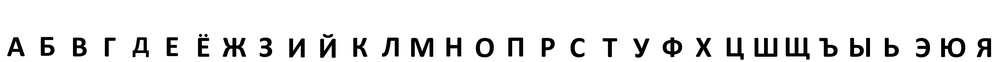
#> input picture pics/letters.png, 1000 x 62 px, shrunk from 3200 x 200 before the run, found by its file name
$ python split_letters.py
#> lines starting #> are read from the running program, lines starting #| are printed output that depends on the picture
# Разбиваем общий набор символов на отдельные
from PIL import Image

alphabet = 'АБВГДЕЁЖЗИЙКЛМНОПРСТУФХЦЧШЩЪЫЬЭЮЯ'
CELL_SIZE = 100
letters = Image.open('letters.png')
#> letters is the input picture: PIL image 1000x62 RGBA; mean R, G, B, A 42.7, 42.7, 42.7, 45.7

for y in range(3):
    ypos = CELL_SIZE * y
    for x in range(33):
        # print(f'{alphabet[x:x+1]}')
        xpos = CELL_SIZE * x
        box = (xpos, ypos, xpos + CELL_SIZE, ypos + CELL_SIZE)
        # Копируем область из первого изображения
        letter = letters.crop(box)
        letter.save(f'custom_emoji/{y}{alphabet[x:x+1]}.png')
#> this loop made 3 passes
#> pass 1, `letter.save(f'custom_emoji/{y}{alphabet[x:x+1]}.png')`:
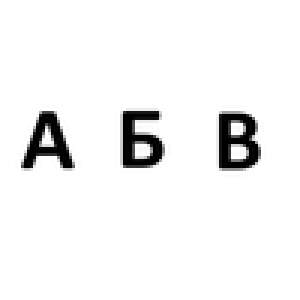
#> saved as 0А.png: PIL image 100x100 RGBA (shown 3 times larger); mean R, G, B, A 23.4, 23.4, 23.4, 25.5; transparent parts drawn white
#> pass 1, `letter.save(f'custom_emoji/{y}{alphabet[x:x+1]}.png')`:
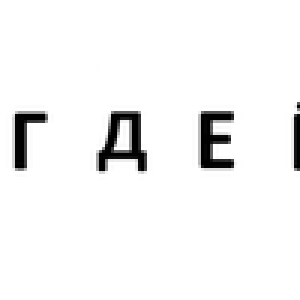
#> saved as 0Б.png: PIL image 100x100 RGBA (shown 3 times larger); mean R, G, B, A 21.1, 21.1, 21.1, 21.7; transparent parts drawn white
#> pass 1, `letter.save(f'custom_emoji/{y}{alphabet[x:x+1]}.png')`:
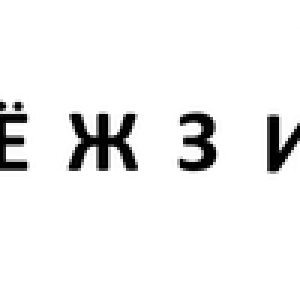
#> saved as 0В.png: PIL image 100x100 RGBA (shown 3 times larger); mean R, G, B, A 28.7, 28.7, 28.7, 30.3; transparent parts drawn white
#> pass 1, `letter.save(f'custom_emoji/{y}{alphabet[x:x+1]}.png')`:
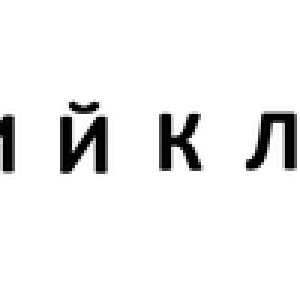
#> saved as 0Г.png: PIL image 100x100 RGBA (shown 3 times larger); mean R, G, B, A 27.7, 27.7, 27.7, 31.1; transparent parts drawn white
#> after the loop: letter: PIL image 100x100 RGBA; every value is 0

# position = (0, 0)
# board.paste(region, position)
#
# board.show('board1')
